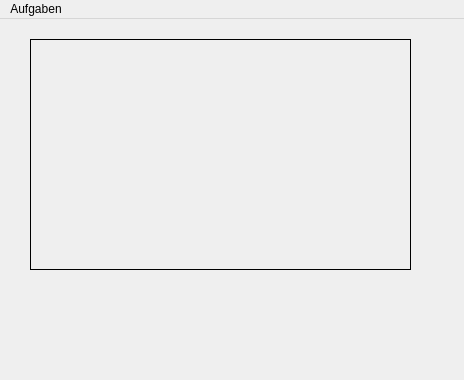
<?xml version="1.0" encoding="UTF-8"?>
<ui version="4.0">
 <class>MainWindow</class>
 <widget class="QMainWindow" name="MainWindow">
  <property name="geometry">
   <rect>
    <x>0</x>
    <y>0</y>
    <width>464</width>
    <height>380</height>
   </rect>
  </property>
  <property name="windowTitle">
   <string>Aufgabe2</string>
  </property>
  <widget class="QWidget" name="centralWidget">
   <widget class="QLabel" name="imageLabel">
    <property name="geometry">
     <rect>
      <x>30</x>
      <y>20</y>
      <width>381</width>
      <height>231</height>
     </rect>
    </property>
    <property name="frameShape">
     <enum>QFrame::Box</enum>
    </property>
    <property name="text">
     <string/>
    </property>
    <property name="scaledContents">
     <bool>false</bool>
    </property>
    <property name="alignment">
     <set>Qt::AlignCenter</set>
    </property>
   </widget>
  </widget>
  <widget class="QMenuBar" name="menuBar">
   <property name="geometry">
    <rect>
     <x>0</x>
     <y>0</y>
     <width>464</width>
     <height>21</height>
    </rect>
   </property>
   <widget class="QMenu" name="menuAufgaben">
    <property name="title">
     <string>Aufgaben</string>
    </property>
    <addaction name="action_ffnen"/>
   </widget>
   <addaction name="menuAufgaben"/>
  </widget>
  <action name="action_ffnen">
   <property name="text">
    <string>Öffnen ...</string>
   </property>
  </action>
 </widget>
 <layoutdefault spacing="6" margin="11"/>
 <resources/>
 <connections/>
</ui>
